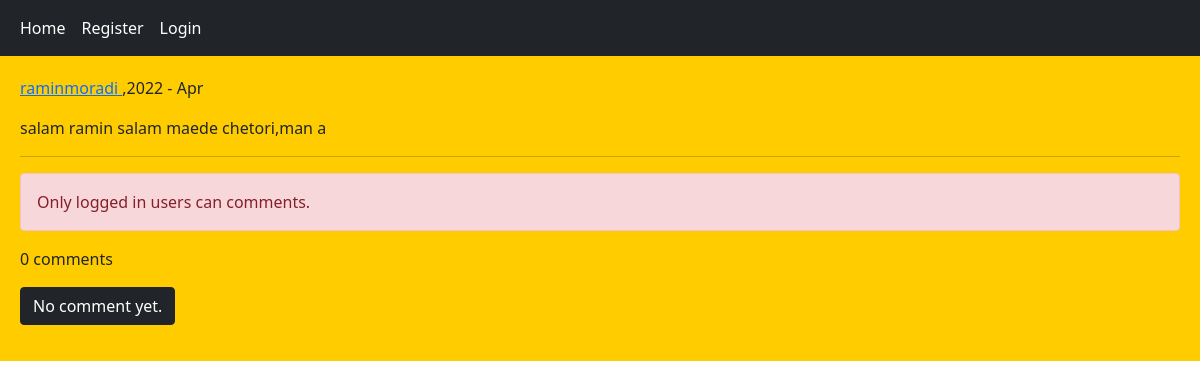
The app's page /post/6/salam-ramin-salam-maede-chetor/ with its own data.
### home/models.py (models this page shows, shortened)
class Post(models.Model):
    user = models.ForeignKey(User,on_delete=models.CASCADE,related_name='posts')
    body = models.TextField()
    slug = models.SlugField()
    created = models.DateTimeField(auto_now_add=True)
    updated = models.DateTimeField(auto_now=True)
    class Meta:
        ordering = ['-created','-updated']

### home/views.py (the view, shortened to what this page needs)
# urls.py: path('post/<int:post_id>/<slug:post_slug>/',views.PostDetailView.as_view(),name = 'post_detail'),
class PostDetailView(View):
    form_class = CommentCreatForm
    def setup(self, request, *args, **kwargs):
        self.post_instance = get_object_or_404(Post, pk=kwargs['post_id'], slug=kwargs['post_slug'])
        return super().setup(request,*args,**kwargs)
    def get(self,request,*args,**kwargs):
        comments = self.post_instance.pcomments.filter(is_replay = False)
        return render(request,'home/detail.html', {'post':self.post_instance, 'comments':comments, 'form_user':self.form_class})

### home/templates/home/detail.html (shortened to what this page needs)
{% extends 'base.html' %}
{% block content %}
    <p> <a href="{% url 'accounts:user_profile' post.user.id %}"> {{ post.user }} </a> ,{{ post.updated|date:"Y - M" }}</p>
    <p>{{ post.body }}</p>
    <hr/>
{% if request.user.is_authenticated %}
    <form action="" method="post">
        {% csrf_token %}
        {{ form_user.as_p }}
        <input type="submit" value="Send">
    </form>
{% else %}
    <p class="alert alert-danger">Only logged in users can comments.</p>
{% endif %}
    <p>{{ comments.count }} comments </p>
    {% for comment in comments %}
        <div class="card bg-dark text-white">
            <p class="card-header"> {{ comment.user }} | {{ comment.created|timesince }} </p>
            <p class="card-body">{{ comment.body }}</p>
    {% empty %}
            <p class="btn btn-dark ">No comment yet.</p>
        </div>
    {% endfor %}
{% endblock %}

### records on screen
Post: user "raminmoradi", updated "2022 - Apr", body "salam ramin salam maede chetori,man a"

### other values on screen
{{ comments.count }} "0"
